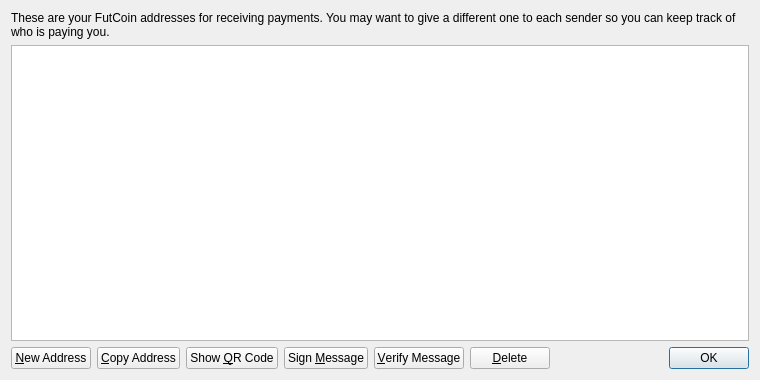
<?xml version="1.0" encoding="UTF-8"?>
<ui version="4.0">
 <class>AddressBookPage</class>
 <widget class="QWidget" name="AddressBookPage">
  <property name="geometry">
   <rect>
    <x>0</x>
    <y>0</y>
    <width>760</width>
    <height>380</height>
   </rect>
  </property>
  <property name="windowTitle">
   <string>Address Book</string>
  </property>
  <layout class="QVBoxLayout" name="verticalLayout">
   <item>
    <widget class="QLabel" name="labelExplanation">
     <property name="text">
      <string>These are your FutCoin addresses for receiving payments. You may want to give a different one to each sender so you can keep track of who is paying you.</string>
     </property>
     <property name="textFormat">
      <enum>Qt::PlainText</enum>
     </property>
     <property name="wordWrap">
      <bool>true</bool>
     </property>
    </widget>
   </item>
   <item>
    <widget class="QTableView" name="tableView">
     <property name="contextMenuPolicy">
      <enum>Qt::CustomContextMenu</enum>
     </property>
     <property name="toolTip">
      <string>Double-click to edit address or label</string>
     </property>
     <property name="tabKeyNavigation">
      <bool>false</bool>
     </property>
     <property name="alternatingRowColors">
      <bool>true</bool>
     </property>
     <property name="selectionMode">
      <enum>QAbstractItemView::SingleSelection</enum>
     </property>
     <property name="selectionBehavior">
      <enum>QAbstractItemView::SelectRows</enum>
     </property>
     <property name="sortingEnabled">
      <bool>true</bool>
     </property>
     <attribute name="verticalHeaderVisible">
      <bool>false</bool>
     </attribute>
    </widget>
   </item>
   <item>
    <layout class="QHBoxLayout" name="horizontalLayout">
     <item>
      <widget class="QPushButton" name="newAddressButton">
       <property name="toolTip">
        <string>Create a new address</string>
       </property>
       <property name="text">
        <string>&amp;New Address</string>
       </property>
       <property name="icon">
        <iconset resource="../bitcoin.qrc">
         <normaloff>:/icons/add</normaloff>:/icons/add</iconset>
       </property>
      </widget>
     </item>
     <item>
      <widget class="QPushButton" name="copyToClipboard">
       <property name="toolTip">
        <string>Copy the currently selected address to the system clipboard</string>
       </property>
       <property name="text">
        <string>&amp;Copy Address</string>
       </property>
       <property name="icon">
        <iconset resource="../bitcoin.qrc">
         <normaloff>:/icons/editcopy</normaloff>:/icons/editcopy</iconset>
       </property>
      </widget>
     </item>
     <item>
      <widget class="QPushButton" name="showQRCode">
       <property name="text">
        <string>Show &amp;QR Code</string>
       </property>
       <property name="icon">
        <iconset resource="../bitcoin.qrc">
         <normaloff>:/icons/qrcode</normaloff>:/icons/qrcode</iconset>
       </property>
      </widget>
     </item>
     <item>
      <widget class="QPushButton" name="signMessage">
       <property name="toolTip">
        <string>Sign a message to prove you own a FutCoin address</string>
       </property>
       <property name="text">
        <string>Sign &amp;Message</string>
       </property>
       <property name="icon">
        <iconset resource="../bitcoin.qrc">
         <normaloff>:/icons/edit</normaloff>:/icons/edit</iconset>
       </property>
      </widget>
     </item>
     <item>
      <widget class="QPushButton" name="verifyMessage">
       <property name="toolTip">
        <string>Verify a message to ensure it was signed with a specified FutCoin address</string>
       </property>
       <property name="text">
        <string>&amp;Verify Message</string>
       </property>
       <property name="icon">
        <iconset resource="../bitcoin.qrc">
         <normaloff>:/icons/transaction_0</normaloff>:/icons/transaction_0</iconset>
       </property>
      </widget>
     </item>
     <item>
      <widget class="QPushButton" name="deleteButton">
       <property name="toolTip">
        <string>Delete the currently selected address from the list</string>
       </property>
       <property name="text">
        <string>&amp;Delete</string>
       </property>
       <property name="icon">
        <iconset resource="../bitcoin.qrc">
         <normaloff>:/icons/remove</normaloff>:/icons/remove</iconset>
       </property>
      </widget>
     </item>
     <item>
      <spacer name="horizontalSpacer">
       <property name="orientation">
        <enum>Qt::Horizontal</enum>
       </property>
       <property name="sizeHint" stdset="0">
        <size>
         <width>40</width>
         <height>20</height>
        </size>
       </property>
      </spacer>
     </item>
     <item>
      <widget class="QDialogButtonBox" name="buttonBox">
       <property name="sizePolicy">
        <sizepolicy hsizetype="Maximum" vsizetype="Fixed">
         <horstretch>0</horstretch>
         <verstretch>0</verstretch>
        </sizepolicy>
       </property>
       <property name="standardButtons">
        <set>QDialogButtonBox::Ok</set>
       </property>
      </widget>
     </item>
    </layout>
   </item>
  </layout>
 </widget>
 <resources>
  <include location="../bitcoin.qrc"/>
 </resources>
 <connections/>
</ui>
